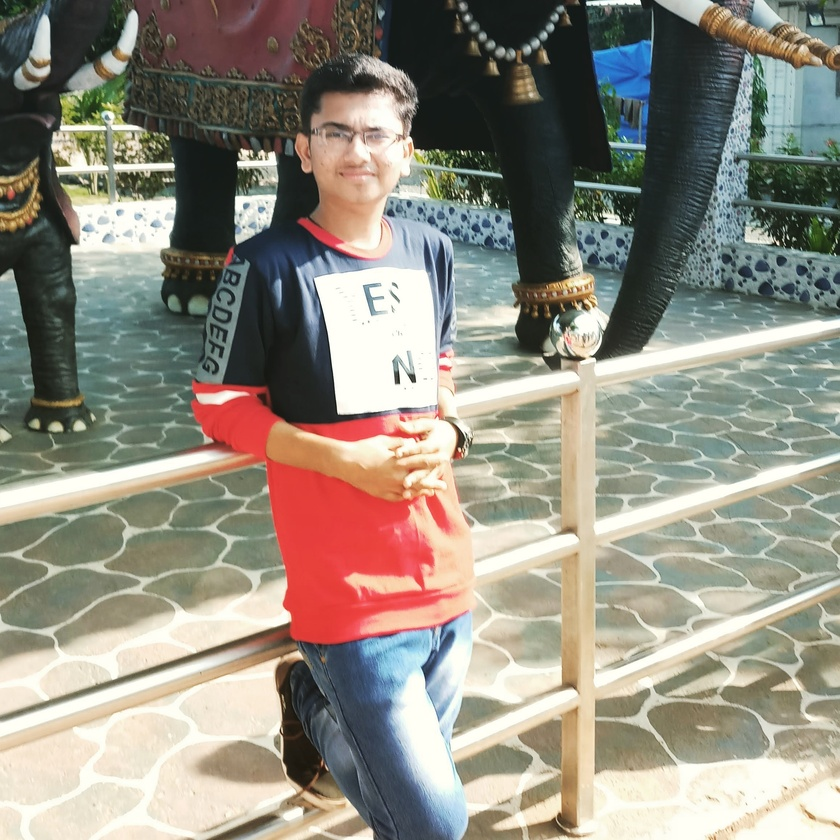
%> input picture Image_Processing/my_image.jpg, 840 x 840 px, shrunk from 2322 x 2322 before the run
$ octave Assignment6.m   (GNU Octave 9; MATLAB toolbox functions it lacks are replaced by stand-ins)
%> lines starting %> are read from the running program, lines starting %| are printed output that depends on the picture
% Take your own photo
im = imread("my_image.jpg");
%> im is the input picture: size 840x840x3 uint8; mean R, G, B 146.7, 141.7, 129.5

%1. Flip image vertically
row = size(im,1);
%> row = 840
im_flipped_image = NaN(size(im));
for i=1:row,
    im_flipped_image(i,:,:) = im(row-i+1,:,:);
end
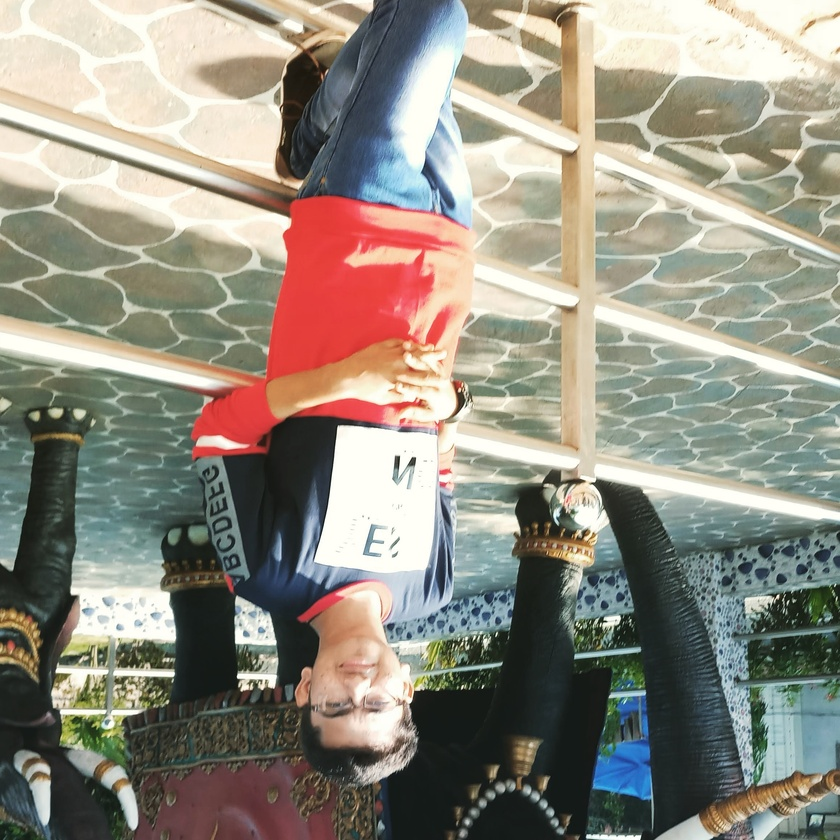
%> im_flipped_image: size 840x840x3 double; mean R, G, B 146.7, 141.7, 129.5; mean of the top-left, top-right, bottom-left and bottom-right quarters 161.9, 182.9, 107.4, 104.9
subplot(2,2,1);
imshow(uint8(im_flipped_image));
title("Flipped Image(vertically)")

%2. Create mirror image
col = size(im,2);
%> col = 840
im_mirrored_image = NaN(size(im));
for j=1:col,
  im_mirrored_image(:,j,:) = im(:,col-j+1,:);
end
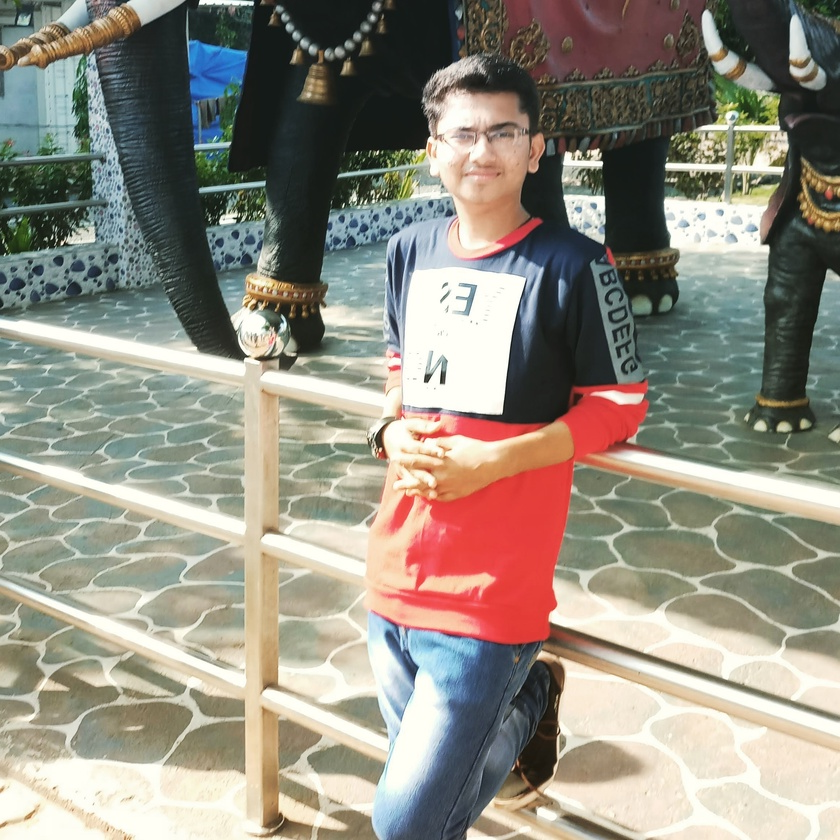
%> im_mirrored_image: size 840x840x3 double; mean R, G, B 146.7, 141.7, 129.5; mean of the top-left, top-right, bottom-left and bottom-right quarters 104.9, 107.4, 182.9, 161.9
subplot(2,2,2);
imshow(uint8(im_mirrored_image));
title("Mirrored image(horizontally)");

%3. Rotate the image by 90 degree
im_rotate_90_deg = NaN(col,row,3);
for i=1:row,
    im_rotate_90_deg(:,col-i+1,:) = im(i,:,:);
end
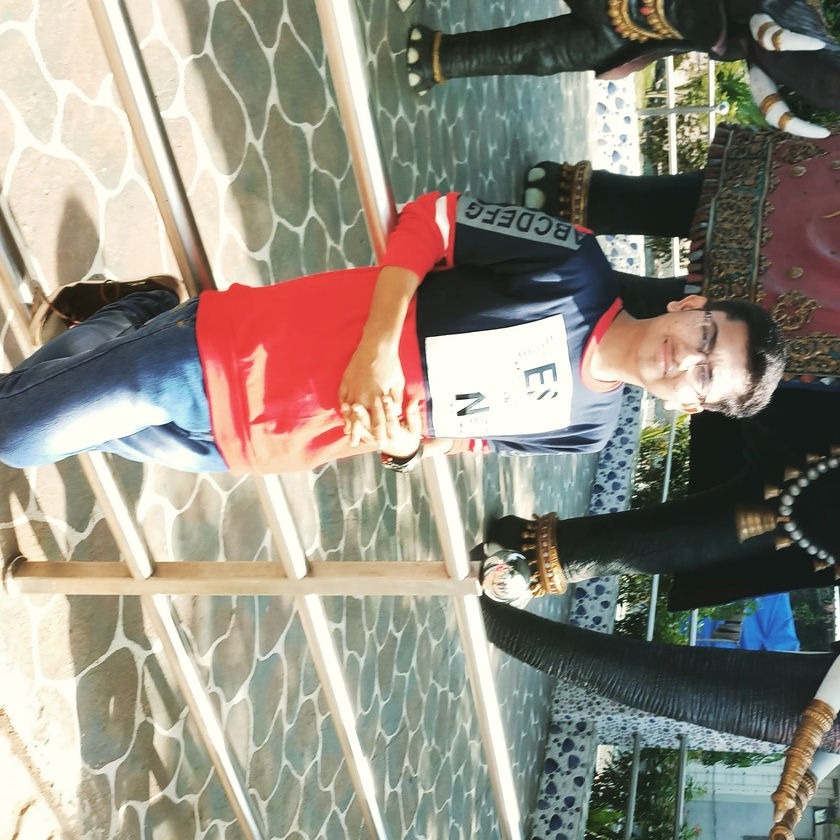
%> im_rotate_90_deg: size 840x840x3 double; mean R, G, B 146.7, 141.7, 129.5; mean of the top-left, top-right, bottom-left and bottom-right quarters 161.9, 107.4, 182.9, 104.9
subplot(2,2,3);
imshow(uint8(im_rotate_90_deg));
title("Rotated 90 degree img");

%4. Rotate the image by 270 degree
im_rotate_270_deg = NaN(col,row,3);
for i=1:row,
  im_rotate_270_deg(:,i,:) = flip(im(i,:,:));
end
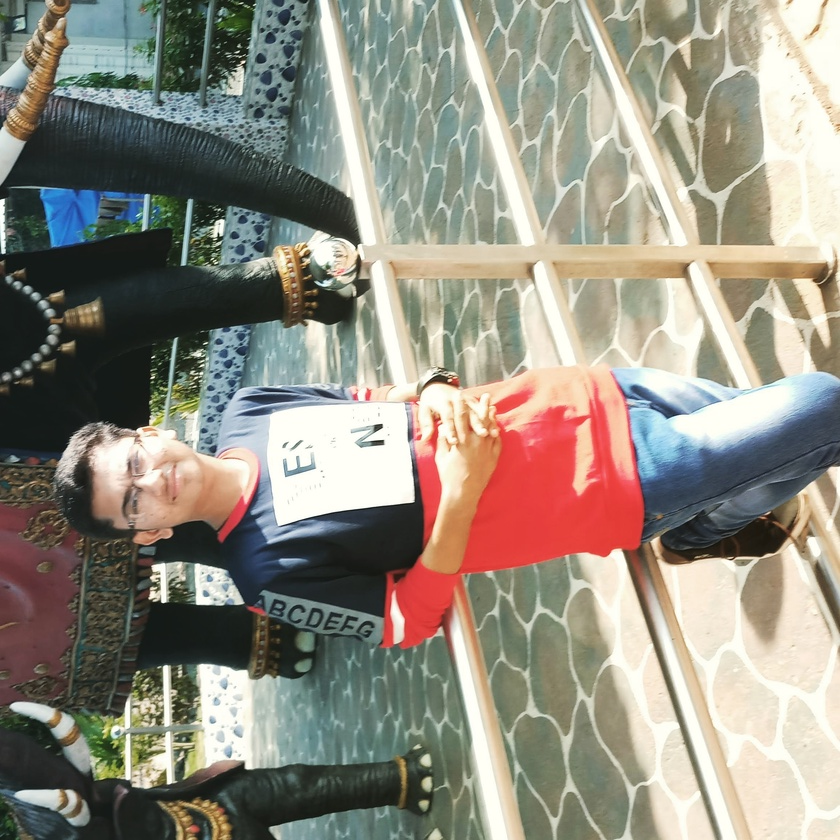
%> im_rotate_270_deg: size 840x840x3 double; mean R, G, B 146.7, 141.7, 129.5; mean of the top-left, top-right, bottom-left and bottom-right quarters 104.9, 182.9, 107.4, 161.9
subplot(2,2,4);
imshow(uint8(im_rotate_270_deg));
title("Rotated 270 degree img");
